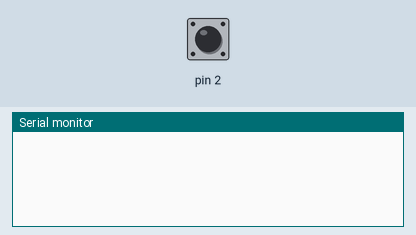
This sketch was run on a simulated Arduino Uno, built with avr-gcc and run on an emulated ATmega328P. Shown: the last lines printed to the serial monitor. Inputs (shaded band) come from the test bench; at power-on: pin 2 HIGH.

Above: at 1.2 s.
1.3 s: pin 2 pulled LOW for 0.15 s
At 1.43 s:
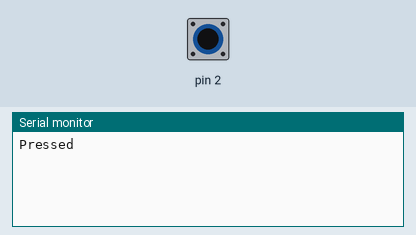
At 2.7 s:
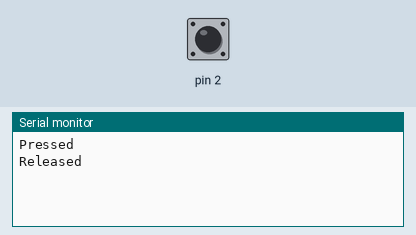

The sketch:

ButtonStateChange.ino
```cpp
int currentButtonState;
int prevButtonState;

void setup() {
  Serial.begin(9600);
  pinMode(2, INPUT_PULLUP);
  // set an initial reading to compare with current reading
  prevButtonState = digitalRead(2);
}

void loop() {
  // read the button's current state
  currentButtonState = digitalRead(2);
  // compare previous state to current state.
  // if there is a difference, it means it has changed state
  if (prevButtonState != currentButtonState) {
    // if its currently zero, its been pressed
    if (currentButtonState == 0) {
      Serial.println("Pressed");
    }
    // if its currently one, its been released
    if (currentButtonState == 1) {
      Serial.println("Released");
    }
    // update the previous value to reflect the change
    prevButtonState = currentButtonState;
  }
}
```

Measured:
- after the input at 1.3 s, the serial monitor: prints a new line at once (image 1)
